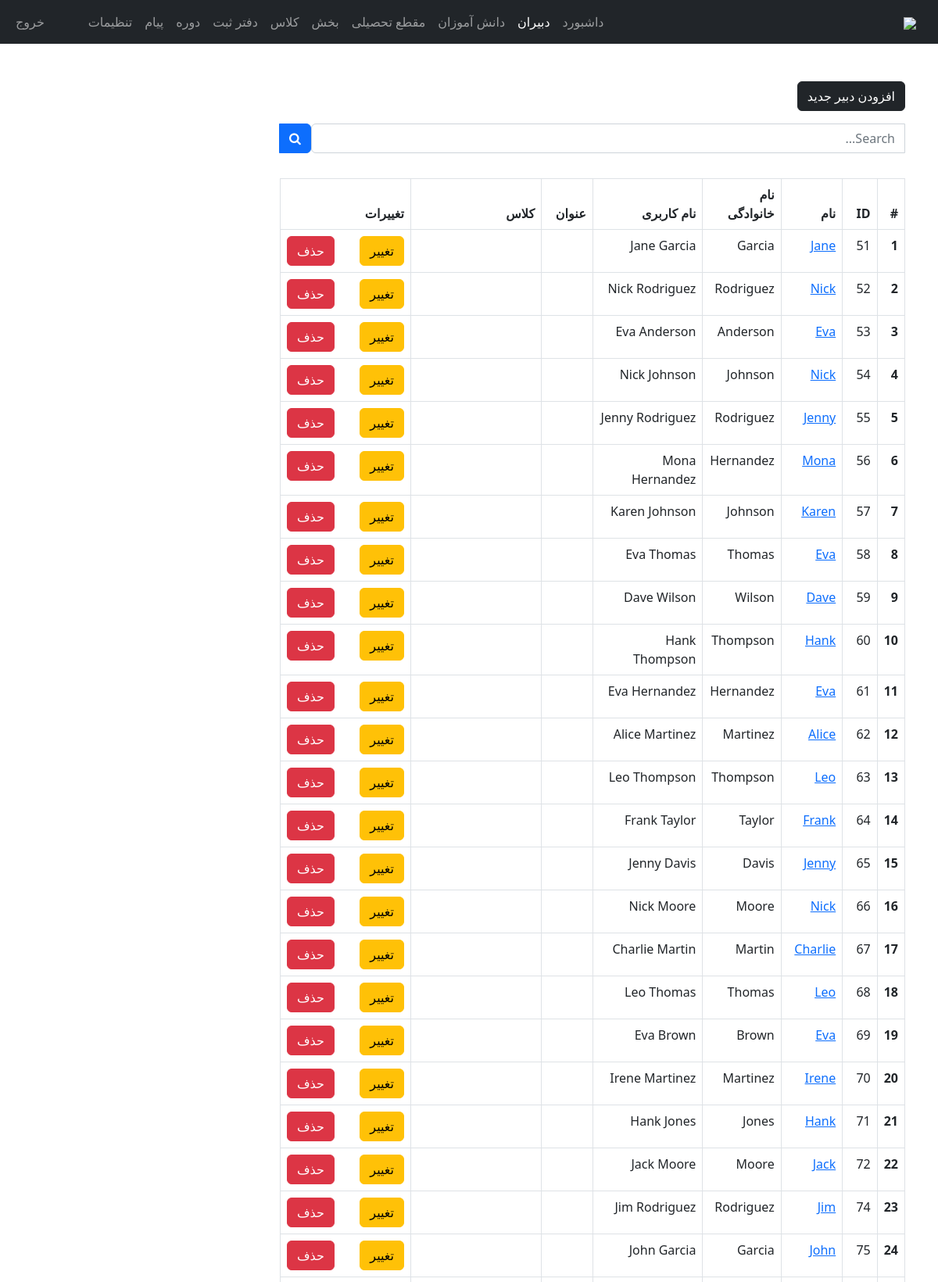
Page /admin/teacher.php (signed in, upper part) on the committed database.
### tables this page shows
CREATE TABLE `teachers` (
  `teacher_id` int(11) NOT NULL,
  `username` varchar(127) NOT NULL,
  `password` varchar(255) NOT NULL,
  `class` varchar(31) NOT NULL,
  `fname` varchar(127) NOT NULL,
  `lname` varchar(127) NOT NULL,
  `subjects` varchar(31) NOT NULL,
  `address` varchar(31) NOT NULL,
  `employee_number` int(11) NOT NULL,
  `date_of_birth` date DEFAULT NULL,
  `phone_number` varchar(31) NOT NULL,
  `qualification` varchar(127) NOT NULL,
  `gender` varchar(7) NOT NULL,
  `email_address` varchar(255) NOT NULL,
  `date_of_joined` datetime NOT NULL DEFAULT current_timestamp()
);

### admin/data/teacher.php (called while the page is built, shortened)
<?php
function getAllTeachers($conn){
   $sql = "SELECT * FROM teachers";
   $stmt = $conn->prepare($sql);
   $stmt->execute();
   if ($stmt->rowCount() >= 1) {
     $teachers = $stmt->fetchAll();
     return $teachers;
   }else {
   	return 0;
   }
}

### admin/teacher.php (the view, shortened to what this page needs)
<?php
if (
  isset($_SESSION['admin_id']) &&
  isset($_SESSION['role'])
) {
  if ($_SESSION['role'] == 'Admin') {
    include "../DB_connection.php";
    include "data/teacher.php";
    include "data/section.php";
    $teachers = getAllTeachers($conn);
?>
    <!DOCTYPE html>
    <html lang="fa" dir="rtl">
    <head>
      <link rel="stylesheet" href="https://cdn.jsdelivr.net/npm/bootstrap@5.2.0/dist/css/bootstrap.min.css">
      <link rel="stylesheet" href="../css/style.css">
      <link rel="stylesheet" href="https://cdnjs.cloudflare.com/ajax/libs/font-awesome/4.7.0/css/font-awesome.min.css">
    </head>
    <body  >
      <?php
      include "inc/navbar.php";
      if ($teachers != 0) {
      ?>
        <div class="container mt-5">
          <a href="teacher-add.php" class="btn btn-dark">افزودن دبیر جدید</a>
          <form action="teacher-search.php" class="mt-3 n-table" method="get">
            <div class="input-group mb-3">
              <input type="text" class="form-control" name="searchKey" placeholder="Search...">
              <button class="btn btn-primary">
                <i class="fa fa-search" aria-hidden="true"></i>
              </button>
            </div>
          </form>
          <div class="row">
            <div class="col12">
              <div class="table-responsive">
                <table class="table table-bordered mt-3 n-table">
                  <thead>
                    <tr>
                      <th scope="col">#</th>
                      <th scope="col">ID</th>
                      <th scope="col">نام </th>
                      <th scope="col">نام خانوادگی</th>
                      <th scope="col">نام کاربری</th>
                      <th scope="col">عنوان</th>
                      <th scope="col">کلاس</th>
                      <th scope="col">تغییرات</th>
                    </tr>
                  </thead>
                  <tbody>
                    <?php $i = 0;
                    foreach ($teachers as $teacher) {
                      $i++;  ?>
                      <tr>
                        <th scope="row"><?= $i ?></th>
                        <td><?= $teacher['teacher_id'] ?></td>
                        <td><a href="teacher-view.php?teacher_id=<?= $teacher['teacher_id'] ?>">
                            <?= $teacher['fname'] ?></a></td>
                        <td><?= $teacher['lname'] ?></td>
                        <td><?= $teacher['username'] ?></td>
                        <td>
                        </td>
                        <td>
                        </td>
                        <td>
                          <div class="justify-content-between d-flex " style="width: 150px;">
                            <a href="teacher-edit.php?teacher_id=<?= $teacher['teacher_id'] ?>" class="btn btn-warning">تغییر</a>
                            <a href="teacher-delete.php?teacher_id=<?= $teacher['teacher_id'] ?>" class="btn btn-danger">حذف</a>
                          </div>
                        </td>
                      </tr>
                    <?php } ?>
                  </tbody>
                </table>
              </div>
            </div>
          </div>
        <?php } else { ?>
          <div class="alert alert-info .w-450 m-5" role="alert">
            خالی!
          </div>
        <?php } ?>
        </div>
    </body>
    </html>
<?php
  } else {
    header("Location: ../login.php");
    exit;
  }
} else {
  header("Location: ../login.php");
  exit;
}
?>

### css/style.css (style rules this page uses)
.n-table { max-width: 800px; }

### rows in the picture
teachers: teacher_id "51", fname "Jane", lname "Garcia", username "Jane Garcia"
teachers: teacher_id "52", fname "Nick", lname "Rodriguez", username "Nick Rodriguez"
teachers: teacher_id "53", fname "Eva", lname "Anderson", username "Eva Anderson"
teachers: teacher_id "54", fname "Nick", lname "Johnson", username "Nick Johnson"
teachers: teacher_id "55", fname "Jenny", lname "Rodriguez", username "Jenny Rodriguez"
teachers: teacher_id "56", fname "Mona", lname "Hernandez", username "Mona Hernandez"
teachers: teacher_id "57", fname "Karen", lname "Johnson", username "Karen Johnson"
teachers: teacher_id "58", fname "Eva", lname "Thomas", username "Eva Thomas"
teachers: teacher_id "59", fname "Dave", lname "Wilson", username "Dave Wilson"
teachers: teacher_id "60", fname "Hank", lname "Thompson", username "Hank Thompson"
teachers: teacher_id "61", fname "Eva", lname "Hernandez", username "Eva Hernandez"
teachers: teacher_id "62", fname "Alice", lname "Martinez", username "Alice Martinez"
teachers: teacher_id "63", fname "Leo", lname "Thompson", username "Leo Thompson"
teachers: teacher_id "64", fname "Frank", lname "Taylor", username "Frank Taylor"
teachers: teacher_id "65", fname "Jenny", lname "Davis", username "Jenny Davis"
teachers: teacher_id "66", fname "Nick", lname "Moore", username "Nick Moore"
teachers: teacher_id "67", fname "Charlie", lname "Martin", username "Charlie Martin"
teachers: teacher_id "68", fname "Leo", lname "Thomas", username "Leo Thomas"
teachers: teacher_id "69", fname "Eva", lname "Brown", username "Eva Brown"
teachers: teacher_id "70", fname "Irene", lname "Martinez", username "Irene Martinez"
teachers: teacher_id "71", fname "Hank", lname "Jones", username "Hank Jones"
teachers: teacher_id "72", fname "Jack", lname "Moore", username "Jack Moore"
teachers: teacher_id "74", fname "Jim", lname "Rodriguez", username "Jim Rodriguez"
teachers: teacher_id "75", fname "John", lname "Garcia", username "John Garcia"
